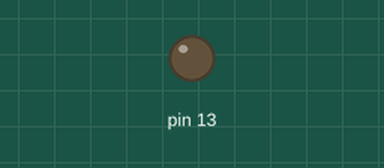
Recording of a sketch running on a simulated Arduino Uno, built with avr-gcc and run on an emulated ATmega328P. Parts: output pins drawn as LEDs (lit = HIGH).

Above: at 0.5 s.
At 3.8 s:
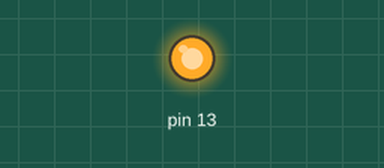
Timing chart, 0 to 6.9 s (numbered marks = the images above):
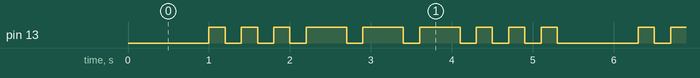

Measured:
- by itself, pin 13: repeats every 5.3 s: 2 × (LOW 0.20 s, HIGH 0.20 s), 3 × (LOW 0.20 s, HIGH 0.50 s), 3 × (LOW 0.20 s, HIGH 0.20 s), LOW 1.0 s, HIGH 0.20 s
- by itself, everything shown: repeats every 5.3 s, in 18 steps

The sketch:

sketch_SOS.ino
```cpp
void setup() {
  pinMode(13,OUTPUT);
}

void loop() {
  // 3 short ones
  delay(1000);
  digitalWrite(13,HIGH);
  delay(200);
  digitalWrite(13,LOW);
  delay(200);
  digitalWrite(13,HIGH);
  delay(200);
  digitalWrite(13,LOW);
  delay(200);
  digitalWrite(13,HIGH);
  delay(200);
  digitalWrite(13,LOW);
  delay(200);
  // 3 long ones
  digitalWrite(13,HIGH);
  delay(500);
  digitalWrite(13,LOW);
  delay(200);
  digitalWrite(13,HIGH);
  delay(500);
  digitalWrite(13,LOW);
  delay(200);
  digitalWrite(13,HIGH);
  delay(500);
  digitalWrite(13,LOW);
  delay(200);
  // 3 short ones
  digitalWrite(13,HIGH);
  delay(200);
  digitalWrite(13,LOW);
  delay(200);
  digitalWrite(13,HIGH);
  delay(200);
  digitalWrite(13,LOW);
  delay(200);
  digitalWrite(13,HIGH);
  delay(200);
  digitalWrite(13,LOW);
}
  
```
